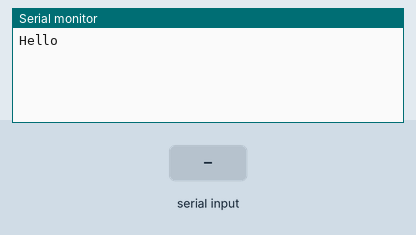
Simulated run of this sketch. Board: Arduino Uno, built with avr-gcc and run on an emulated ATmega328P. On the bench: the last lines printed to the serial monitor. Inputs (shaded band) come from the test bench.

Above: at 1.2 s.
1.3 s: "1" received over the second serial link
At 2.0 s:
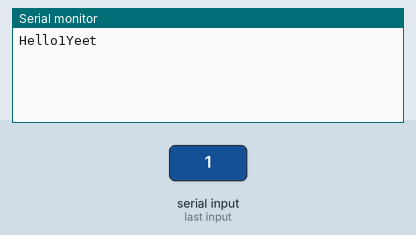
2.8 s: "0" received over the second serial link
At 3.2 s:
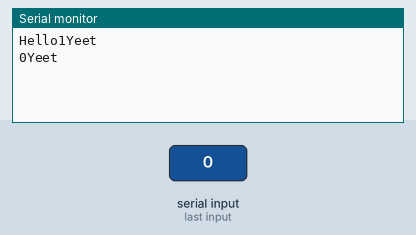

The sketch:

Main.ino
```cpp
#include <SoftwareSerial.h>

#define ARDUINO_GPS_RX 7 // Arduino RX pin connected to GPS TX
#define ARDUINO_GPS_TX 8 // Arduino TX pin connected to GPS RX
#define GPS_BAUD_RATE 9600 // The GPS Shield module defaults to 9600 baud

SoftwareSerial gpsPort(ARDUINO_GPS_TX, ARDUINO_GPS_RX);

void setup() {
  // put your setup code here, to run once:
  gpsPort.begin(GPS_BAUD_RATE);
  Serial.begin(9600);
  Serial.write("Hello");
}

void loop() {
  // put your main code here, to run repeatedly:
  if (gpsPort.available()) // If GPS data is available
  {
    Serial.write(gpsPort.read()); // Read it and print to SerialMonitor
    Serial.write("Yeet\n");
  }
  if (Serial.available()) // If SerialMonitor data is available
    gpsPort.write(Serial.read()); // Read it and send to GPS
}
```

Measured:
- after the input at 1.3 s, the serial monitor: prints a new line at once (image 1)
- after the input at 2.8 s, the serial monitor: prints a new line at once (image 2)
